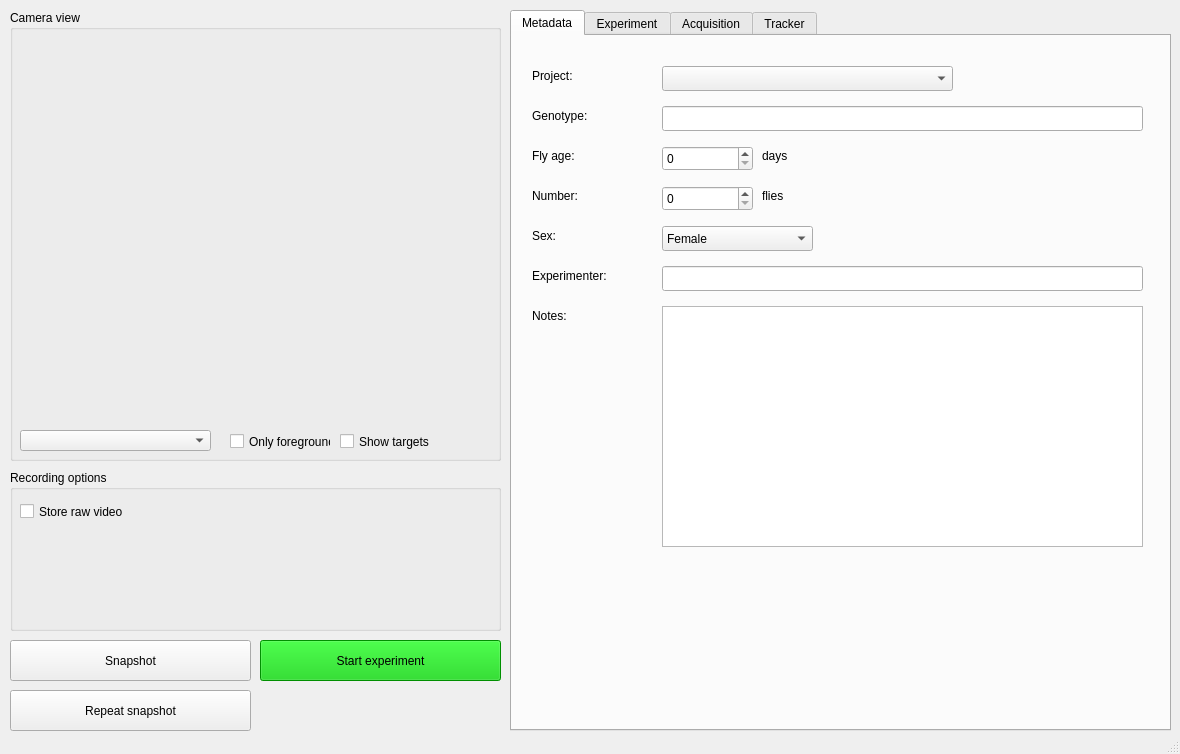
<?xml version="1.0" encoding="UTF-8"?>
<ui version="4.0">
 <class>MainWindow</class>
 <widget class="QMainWindow" name="MainWindow">
  <property name="geometry">
   <rect>
    <x>0</x>
    <y>0</y>
    <width>1180</width>
    <height>754</height>
   </rect>
  </property>
  <property name="windowTitle">
   <string>Bruchpilot</string>
  </property>
  <property name="toolButtonStyle">
   <enum>Qt::ToolButtonIconOnly</enum>
  </property>
  <widget class="QWidget" name="centralwidget">
   <widget class="QGroupBox" name="groupBox">
    <property name="enabled">
     <bool>true</bool>
    </property>
    <property name="geometry">
     <rect>
      <x>10</x>
      <y>10</y>
      <width>491</width>
      <height>451</height>
     </rect>
    </property>
    <property name="title">
     <string>Camera view</string>
    </property>
    <widget class="QLabel" name="camview">
     <property name="geometry">
      <rect>
       <x>10</x>
       <y>30</y>
       <width>471</width>
       <height>381</height>
      </rect>
     </property>
     <property name="text">
      <string/>
     </property>
    </widget>
    <widget class="QComboBox" name="camselector">
     <property name="geometry">
      <rect>
       <x>10</x>
       <y>420</y>
       <width>191</width>
       <height>21</height>
      </rect>
     </property>
    </widget>
    <widget class="QCheckBox" name="check_showtargets">
     <property name="geometry">
      <rect>
       <x>330</x>
       <y>420</y>
       <width>111</width>
       <height>23</height>
      </rect>
     </property>
     <property name="text">
      <string>Show targets</string>
     </property>
    </widget>
    <widget class="QCheckBox" name="check_showforeground">
     <property name="geometry">
      <rect>
       <x>220</x>
       <y>420</y>
       <width>101</width>
       <height>23</height>
      </rect>
     </property>
     <property name="text">
      <string>Only foreground</string>
     </property>
    </widget>
   </widget>
   <widget class="QTabWidget" name="tabWidget">
    <property name="geometry">
     <rect>
      <x>510</x>
      <y>10</y>
      <width>661</width>
      <height>721</height>
     </rect>
    </property>
    <property name="currentIndex">
     <number>0</number>
    </property>
    <widget class="QWidget" name="experiment">
     <property name="enabled">
      <bool>true</bool>
     </property>
     <attribute name="title">
      <string>Metadata</string>
     </attribute>
     <widget class="QLineEdit" name="md_genotype">
      <property name="geometry">
       <rect>
        <x>150</x>
        <y>70</y>
        <width>481</width>
        <height>25</height>
       </rect>
      </property>
     </widget>
     <widget class="QLabel" name="label">
      <property name="geometry">
       <rect>
        <x>20</x>
        <y>70</y>
        <width>121</width>
        <height>19</height>
       </rect>
      </property>
      <property name="text">
       <string>Genotype:</string>
      </property>
     </widget>
     <widget class="QLabel" name="label_2">
      <property name="geometry">
       <rect>
        <x>20</x>
        <y>110</y>
        <width>121</width>
        <height>19</height>
       </rect>
      </property>
      <property name="text">
       <string>Fly age:</string>
      </property>
     </widget>
     <widget class="QSpinBox" name="md_age">
      <property name="geometry">
       <rect>
        <x>150</x>
        <y>110</y>
        <width>91</width>
        <height>25</height>
       </rect>
      </property>
     </widget>
     <widget class="QLabel" name="label_3">
      <property name="geometry">
       <rect>
        <x>250</x>
        <y>110</y>
        <width>121</width>
        <height>19</height>
       </rect>
      </property>
      <property name="text">
       <string>days</string>
      </property>
     </widget>
     <widget class="QLabel" name="label_4">
      <property name="geometry">
       <rect>
        <x>20</x>
        <y>150</y>
        <width>121</width>
        <height>19</height>
       </rect>
      </property>
      <property name="text">
       <string>Number:</string>
      </property>
     </widget>
     <widget class="QSpinBox" name="md_number">
      <property name="geometry">
       <rect>
        <x>150</x>
        <y>150</y>
        <width>91</width>
        <height>25</height>
       </rect>
      </property>
     </widget>
     <widget class="QLabel" name="label_5">
      <property name="geometry">
       <rect>
        <x>250</x>
        <y>150</y>
        <width>121</width>
        <height>19</height>
       </rect>
      </property>
      <property name="text">
       <string>flies</string>
      </property>
     </widget>
     <widget class="QLabel" name="label_6">
      <property name="geometry">
       <rect>
        <x>20</x>
        <y>230</y>
        <width>121</width>
        <height>19</height>
       </rect>
      </property>
      <property name="text">
       <string>Experimenter:</string>
      </property>
     </widget>
     <widget class="QLineEdit" name="md_person">
      <property name="geometry">
       <rect>
        <x>150</x>
        <y>230</y>
        <width>481</width>
        <height>25</height>
       </rect>
      </property>
     </widget>
     <widget class="QLabel" name="label_7">
      <property name="geometry">
       <rect>
        <x>20</x>
        <y>190</y>
        <width>121</width>
        <height>19</height>
       </rect>
      </property>
      <property name="text">
       <string>Sex:</string>
      </property>
     </widget>
     <widget class="QComboBox" name="md_sex">
      <property name="geometry">
       <rect>
        <x>150</x>
        <y>190</y>
        <width>151</width>
        <height>25</height>
       </rect>
      </property>
      <item>
       <property name="text">
        <string>Female</string>
       </property>
      </item>
      <item>
       <property name="text">
        <string>Male</string>
       </property>
      </item>
      <item>
       <property name="text">
        <string>Mixed</string>
       </property>
      </item>
     </widget>
     <widget class="QLabel" name="label_8">
      <property name="geometry">
       <rect>
        <x>20</x>
        <y>270</y>
        <width>121</width>
        <height>19</height>
       </rect>
      </property>
      <property name="text">
       <string>Notes:</string>
      </property>
     </widget>
     <widget class="QPlainTextEdit" name="md_notes">
      <property name="geometry">
       <rect>
        <x>150</x>
        <y>270</y>
        <width>481</width>
        <height>241</height>
       </rect>
      </property>
     </widget>
     <widget class="QLabel" name="label_9">
      <property name="geometry">
       <rect>
        <x>20</x>
        <y>30</y>
        <width>121</width>
        <height>19</height>
       </rect>
      </property>
      <property name="text">
       <string>Project:</string>
      </property>
     </widget>
     <widget class="QComboBox" name="selector_project">
      <property name="geometry">
       <rect>
        <x>150</x>
        <y>30</y>
        <width>291</width>
        <height>25</height>
       </rect>
      </property>
     </widget>
    </widget>
    <widget class="QWidget" name="stimulus">
     <attribute name="title">
      <string>Experiment</string>
     </attribute>
     <widget class="QLabel" name="label_10">
      <property name="geometry">
       <rect>
        <x>20</x>
        <y>20</y>
        <width>121</width>
        <height>19</height>
       </rect>
      </property>
      <property name="text">
       <string>Protocol set:</string>
      </property>
     </widget>
     <widget class="QComboBox" name="selector_protocol_set">
      <property name="geometry">
       <rect>
        <x>150</x>
        <y>20</y>
        <width>291</width>
        <height>25</height>
       </rect>
      </property>
     </widget>
     <widget class="QLabel" name="label_11">
      <property name="geometry">
       <rect>
        <x>20</x>
        <y>60</y>
        <width>121</width>
        <height>19</height>
       </rect>
      </property>
      <property name="text">
       <string>Protocol:</string>
      </property>
     </widget>
     <widget class="QComboBox" name="selector_protocol">
      <property name="geometry">
       <rect>
        <x>150</x>
        <y>60</y>
        <width>291</width>
        <height>25</height>
       </rect>
      </property>
     </widget>
    </widget>
    <widget class="QWidget" name="cameras">
     <attribute name="title">
      <string>Acquisition</string>
     </attribute>
     <widget class="QGroupBox" name="group_camerafps">
      <property name="geometry">
       <rect>
        <x>10</x>
        <y>10</y>
        <width>311</width>
        <height>261</height>
       </rect>
      </property>
      <property name="title">
       <string>Image acquisition</string>
      </property>
      <widget class="PlotWidget" name="plot_fps_camera">
       <property name="geometry">
        <rect>
         <x>10</x>
         <y>30</y>
         <width>291</width>
         <height>221</height>
        </rect>
       </property>
      </widget>
     </widget>
     <widget class="QGroupBox" name="group_recorderfps">
      <property name="geometry">
       <rect>
        <x>330</x>
        <y>10</y>
        <width>311</width>
        <height>261</height>
       </rect>
      </property>
      <property name="title">
       <string>Raw recorder</string>
      </property>
      <widget class="PlotWidget" name="plot_fps_recorder">
       <property name="geometry">
        <rect>
         <x>10</x>
         <y>30</y>
         <width>291</width>
         <height>221</height>
        </rect>
       </property>
      </widget>
     </widget>
     <widget class="QGroupBox" name="group_trackerfps">
      <property name="geometry">
       <rect>
        <x>10</x>
        <y>280</y>
        <width>311</width>
        <height>261</height>
       </rect>
      </property>
      <property name="title">
       <string>Target detector</string>
      </property>
      <widget class="PlotWidget" name="plot_fps_tracker">
       <property name="geometry">
        <rect>
         <x>10</x>
         <y>30</y>
         <width>291</width>
         <height>221</height>
        </rect>
       </property>
      </widget>
     </widget>
    </widget>
    <widget class="QWidget" name="tab">
     <attribute name="title">
      <string>Tracker</string>
     </attribute>
     <widget class="QGroupBox" name="group_numtargets">
      <property name="geometry">
       <rect>
        <x>10</x>
        <y>10</y>
        <width>311</width>
        <height>261</height>
       </rect>
      </property>
      <property name="title">
       <string>2D targets</string>
      </property>
      <widget class="PlotWidget" name="plot_num_targets">
       <property name="geometry">
        <rect>
         <x>10</x>
         <y>30</y>
         <width>291</width>
         <height>221</height>
        </rect>
       </property>
      </widget>
     </widget>
    </widget>
   </widget>
   <widget class="QPushButton" name="button_record">
    <property name="geometry">
     <rect>
      <x>260</x>
      <y>640</y>
      <width>241</width>
      <height>41</height>
     </rect>
    </property>
    <property name="styleSheet">
     <string notr="true">QPushButton:checked {
background-color: rgb(255, 0, 0);
}
QPushButton {
background-color: rgb(0, 200, 0);
}</string>
    </property>
    <property name="text">
     <string>Start experiment</string>
    </property>
    <property name="checkable">
     <bool>true</bool>
    </property>
    <property name="checked">
     <bool>false</bool>
    </property>
    <property name="default">
     <bool>false</bool>
    </property>
    <property name="flat">
     <bool>false</bool>
    </property>
   </widget>
   <widget class="QPushButton" name="button_snapshot">
    <property name="geometry">
     <rect>
      <x>10</x>
      <y>640</y>
      <width>241</width>
      <height>41</height>
     </rect>
    </property>
    <property name="text">
     <string>Snapshot</string>
    </property>
   </widget>
   <widget class="QGroupBox" name="groupBox_2">
    <property name="geometry">
     <rect>
      <x>10</x>
      <y>470</y>
      <width>491</width>
      <height>161</height>
     </rect>
    </property>
    <property name="title">
     <string>Recording options</string>
    </property>
    <widget class="QCheckBox" name="check_recordraw">
     <property name="geometry">
      <rect>
       <x>10</x>
       <y>30</y>
       <width>141</width>
       <height>23</height>
      </rect>
     </property>
     <property name="text">
      <string>Store raw video</string>
     </property>
    </widget>
   </widget>
   <widget class="QPushButton" name="button_snapshot_repeat">
    <property name="geometry">
     <rect>
      <x>10</x>
      <y>690</y>
      <width>241</width>
      <height>41</height>
     </rect>
    </property>
    <property name="text">
     <string>Repeat snapshot</string>
    </property>
    <property name="checkable">
     <bool>true</bool>
    </property>
   </widget>
  </widget>
  <widget class="QStatusBar" name="statusbar"/>
 </widget>
 <customwidgets>
  <customwidget>
   <class>PlotWidget</class>
   <extends>QGraphicsView</extends>
   <header>pyqtgraph</header>
  </customwidget>
 </customwidgets>
 <resources/>
 <connections/>
</ui>
